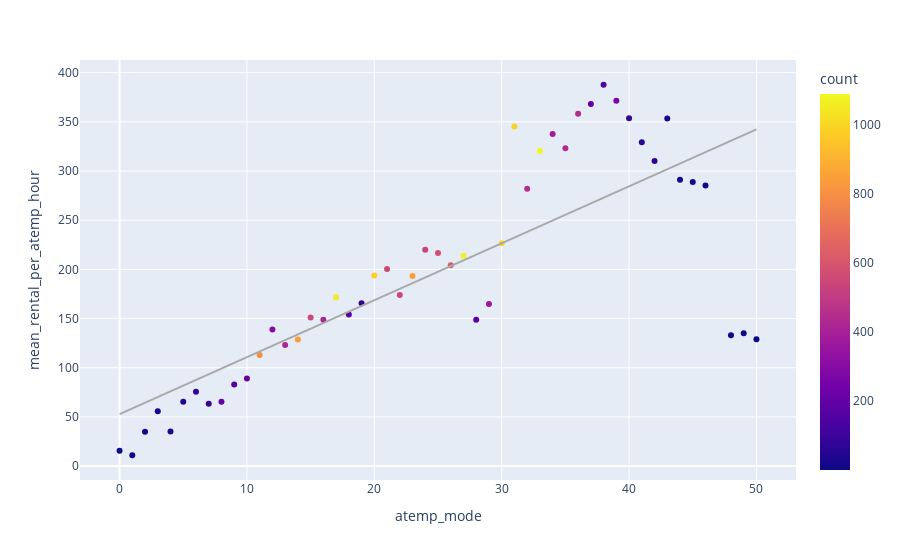

Source (notebook cell):
### Code cell
px.scatter(df_atemp_mode, x= "atemp_mode", y="mean_rental_per_atemp_hour", color="count", hover_name="count", trendline="ols", trendline_color_override="darkgrey")

### Figure 1 — Plotly figure (JSON) as saved in the notebook; plotly's stock layout.template omitted (floating-point values rounded to 4 significant figures)
{"data": [{"hovertemplate": "<b>%{hovertext}</b><br><br>atemp_mode=%{x}<br>mean_rental_per_atemp_hour=%{y}<br>count=%{marker.color}<extra></extra>", "hovertext": [2, 3, 18, 14, 28, 48, 85, 89, 211, 161, 209, 798, 294, 420, 836, 551, 410, 1044, 177, 81, 982, 550, 547, 848, 531, 575, 619, 1071, 182, 357, 1000, 988, 453, 1090, 381, 443, 445, 195, 142, 262, 87, 65, 73, 20, 19, 20, 5, 1, 2, 1], "legendgroup": "", "marker": {"color": [2, 3, 18, 14, 28, 48, 85, 89, 211, 161, 209, 798, 294, 420, 836, 551, 410, 1044, 177, 81, 982, 550, 547, 848, 531, 575, 619, 1071, 182, 357, 1000, 988, 453, 1090, 381, 443, 445, 195, 142, 262, 87, 65, 73, 20, 19, 20, 5, 1, 2, 1], "coloraxis": "coloraxis", "symbol": "circle"}, "mode": "markers", "name": "", "orientation": "v", "showlegend": false, "type": "scatter", "x": [0, 1, 2, 3, 4, 5, 6, 7, 8, 9, 10, 11, 12, 13, 14, 15, 16, 17, 18, 19, 20, 21, 22, 23, 24, 25, 26, 27, 28, 29, 30, 31, 32, 33, 34, 35, 36, 37, 38, 39, 40, 41, 42, 43, 44, 45, 46, 48, 49, 50], "xaxis": "x", "y": [15.5, 11, 34.78, 55.79, 35.04, 65.31, 75.52, 63.45, 65.47, 82.87, 88.96, 112.9, 138.7, 123.2, 128.6, 151.0, 148.8, 171.7, 154.1, 165.5, 193.8, 200.3, 173.9, 193.3, 220.0, 216.7, 204.3, 214.0, 148.7, 164.9, 226.5, 345.3, 281.9, 320.5, 337.6, 323.2, 358.2, 368.1, 387.7, 371.4, 353.7, 329.2, 310.3, 353.5, 291.2, 288.9, 285.2, 133, 135, 129], "yaxis": "y"}, {"hovertemplate": "<b>OLS trendline</b><br>mean_rental_per_atemp_hour = 5.79083 * atemp_mode + 52.7257<br>R<sup>2</sup>=0.604529<br><br>atemp_mode=%{x}<br>mean_rental_per_atemp_hour=%{y} <b>(trend)</b><extra></extra>", "legendgroup": "", "line": {"color": "darkgrey"}, "marker": {"symbol": "circle"}, "mode": "lines", "name": "", "showlegend": false, "type": "scatter", "x": [0, 1, 2, 3, 4, 5, 6, 7, 8, 9, 10, 11, 12, 13, 14, 15, 16, 17, 18, 19, 20, 21, 22, 23, 24, 25, 26, 27, 28, 29, 30, 31, 32, 33, 34, 35, 36, 37, 38, 39, 40, 41, 42, 43, 44, 45, 46, 48, 49, 50], "xaxis": "x", "y": [52.73, 58.52, 64.31, 70.1, 75.89, 81.68, 87.47, 93.26, 99.05, 104.8, 110.6, 116.4, 122.2, 128.0, 133.8, 139.6, 145.4, 151.2, 157.0, 162.8, 168.5, 174.3, 180.1, 185.9, 191.7, 197.5, 203.3, 209.1, 214.9, 220.7, 226.5, 232.2, 238.0, 243.8, 249.6, 255.4, 261.2, 267.0, 272.8, 278.6, 284.4, 290.1, 295.9, 301.7, 307.5, 313.3, 319.1, 330.7, 336.5, 342.3], "yaxis": "y"}], "layout": {"coloraxis": {"colorbar": {"title": {"text": "count"}}, "colorscale": [[0, "#0d0887"], [0.1111, "#46039f"], [0.2222, "#7201a8"], [0.3333, "#9c179e"], [0.4444, "#bd3786"], [0.5556, "#d8576b"], [0.6667, "#ed7953"], [0.7778, "#fb9f3a"], [0.8889, "#fdca26"], [1, "#f0f921"]]}, "legend": {"tracegroupgap": 0}, "margin": {"t": 60}, "xaxis": {"anchor": "y", "domain": [0, 1], "title": {"text": "atemp_mode"}}, "yaxis": {"anchor": "x", "domain": [0, 1], "title": {"text": "mean_rental_per_atemp_hour"}}}}
